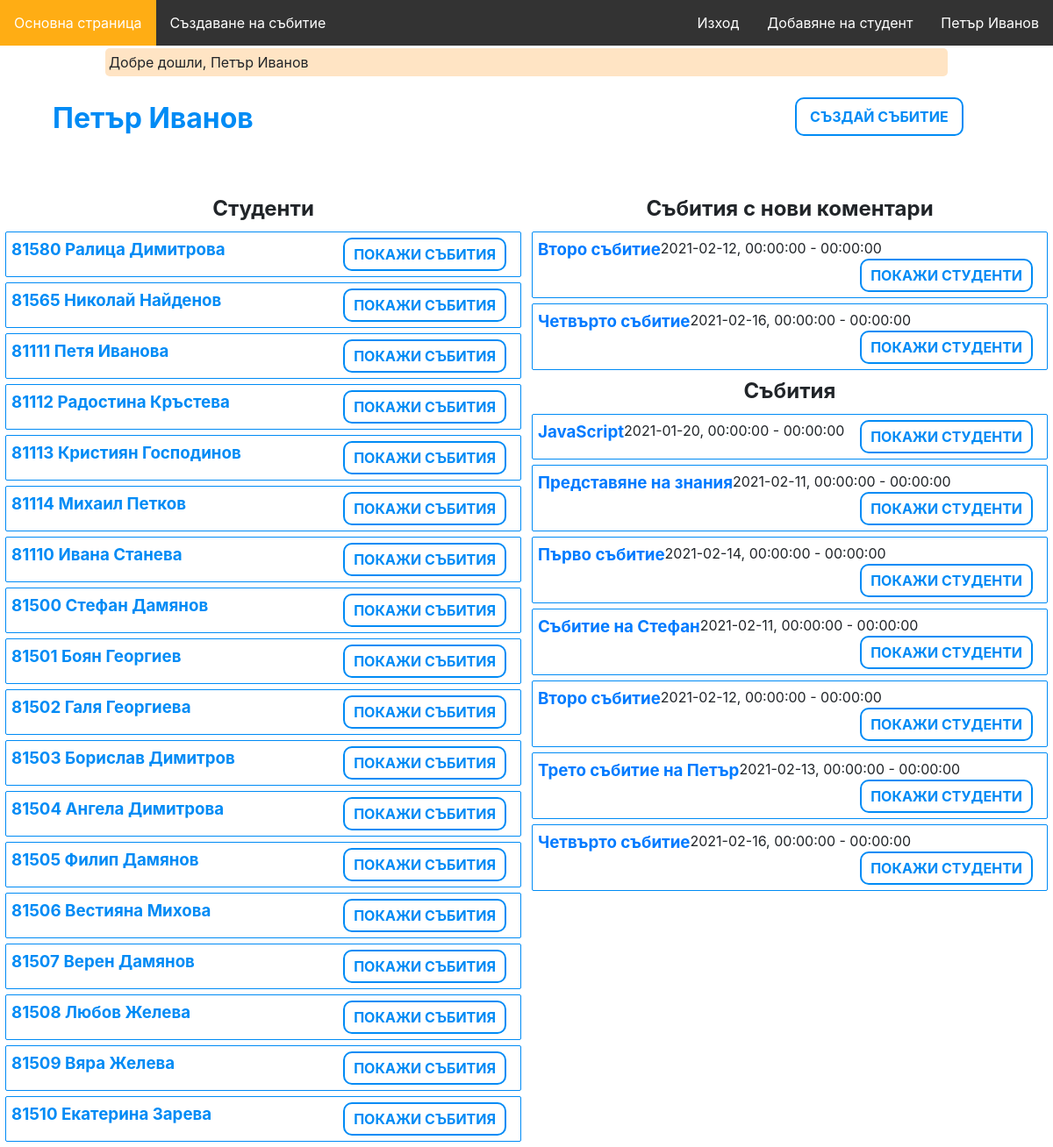
Screenshot of /dashboard (signed in) with the database file from the repository.
### tables this page shows
CREATE TABLE `events` (
  `id` int(10) UNSIGNED NOT NULL,
  `name` varchar(50) NOT NULL,
  `description` text DEFAULT NULL,
  `date` date NOT NULL,
  `start` time DEFAULT NULL,
  `end` time DEFAULT NULL,
  `teacher_id` int(10) UNSIGNED NOT NULL
);

CREATE TABLE `student` (
  `id` int(11) NOT NULL,
  `first_name` varchar(255) NOT NULL,
  `last_name` varchar(255) NOT NULL,
  `faculty_number` int(11) NOT NULL
);

### app/routes.php (called while the page is built, shortened)
<?php
$router = new Router();
$router->get('/login', 'AuthController@showLogin');
$router->post('/login', 'AuthController@login');
$router->get('/register', 'AuthController@showRegister');
$router->post('/enter-teacher', 'AuthController@register');
$router->get('/logout', 'AuthController@logout');
$router->get('/studentsLogin', 'AuthController@showStudentsLogin');
$router->post('/studentsLogin', 'AuthController@studentsLogin');
$router->get('/event/create', 'EventsController@create');
$router->post('/event', 'EventsController@store');
$router->get('/event/{id}', 'EventsController@show');
$router->post('/event/{id}/import', 'AttendanceController@import');
$router->get('/event/{id}/edit', 'EventsController@edit');
$router->put('/event/{id}', 'EventsController@update');
$router->delete('/event/{id}', 'EventsController@delete');
$router->get('/student/create', 'StudentsController@create');
$router->post('/student', 'StudentsController@store');
$router->get('/attendance', 'AttendanceController@show');
$router->get('/', 'UsersController@showFrontPage');
$router->post('/front_page', 'HomeController@frontPage_method');
$router->get('/dashboard', 'HomeController@showDashboard');

### core/bootstrap.php (called while the page is built, shortened)
<?php
require_once('autoloader.php');
require_once('helpers.php');
$config['database'] = require_once('../config/database.php');
$config['app'] = require_once('../config/app.php');
require_once('../app/routes.php');

### public/index.php (called while the page is built)
<?php
require_once './../core/bootstrap.php';

### app/Services/Auth.php (called while the page is built, shortened)
<?php
class Auth
{
    public static function checkTeacher()
    {
        return array_key_exists('teacherId', $_SESSION) && is_numeric($_SESSION['teacherId']) && !self::checkStudent();
    }
    public static function checkStudent()
    {
        return array_key_exists('fn', $_SESSION) && is_numeric($_SESSION['fn']) && !self::checkTeacher();
    }
}

### core/autoloader.php (called while the page is built, shortened)
<?php
spl_autoload_register(function ($class) {
    $prefixes = [
        'App' => 'app',
        'Core' => 'core'
    ];
    foreach ($prefixes as $prefix => $dirname) {
        $base_dir = __DIR__ . "/../$dirname/";
        $len = mb_strlen($prefix);
        if (strncmp($prefix, $class, $len) !== 0) {
            continue;
        }
        $relative_class = substr($class, $len);
        $file = $base_dir . str_replace('\\', '/', $relative_class) . '.php';
        if (file_exists($file)) {
            break;
        }
    }
});

### config/database.php (called while the page is built)
<?php
return [
    'host' => 'localhost',
    'database' => 'web-technologies',
    'user' => 'root',
    'password' => '',
    'pdo' => [
        \PDO::ATTR_DEFAULT_FETCH_MODE => \PDO::FETCH_ASSOC,
        \PDO::ATTR_ERRMODE => \PDO::ERRMODE_EXCEPTION
    ]
];

### config/app.php (called while the page is built)
<?php
return [
    'url' => 'http://web-technologies.devv',
];

### core/Database.php (called while the page is built, shortened)
<?php
class Database
{
    private static $instance = null;
    private function __construct()
    {
        $db = config('database');
        $this->connection = new PDO(
            'mysql:host=' . $db['host'] . ';dbname=' . $db['database'],
            $db['user'],
            $db['password'],
            $db['pdo']
        );
        self::$instance = $this;
    }
    public static function getConnection()
    {
        if (self::$instance == null) {
            self::$instance = new self();
        }
        return self::$instance->connection;
    }
}

### app/Models/Comment.php (called while the page is built, shortened)
<?php
class Comment extends Model
{
    public static function extractEventsWithPendingComments($teacherId){
        $sql = "SELECT * FROM events WHERE id IN (SELECT event_id FROM comments WHERE pending = 1) AND teacher_id=:teacherId";
        $preparedStmt = \Core\Database::getConnection()->prepare($sql);
        try {
            $preparedStmt->execute(["teacherId" => $teacherId]);
        } catch (\PDOException $e) {
            $errMsg = $e->getMessage();
            $query = ["successfullyExecuted" => false, "errMessage" => $errMsg];
                return $query;
        }
        $events_assoc = $preparedStmt->fetchAll(\PDO::FETCH_ASSOC);
        if ($events_assoc) {
            $query = ["successfullyExecuted" => true, "thereAreEvents" => true,
            "eventsWithPendingComments" => $events_assoc, "numberOfComments" => count($events_assoc)];
            return $query;
        } else {
            $query = ["successfullyExecuted" => true, "thereAreEvents" => false];
            return $query;
        }
    }
    public static function extractEventsWithoutPendingComments($teacherId){
        $sql = "
        SELECT * FROM events WHERE id IN (SELECT event_id FROM comments WHERE pending = 0) OR NOT (id IN (SELECT event_id FROM comments WHERE pending = 1) AND (teacher_id=14))";
        $preparedStmt = \Core\Database::getConnection()->prepare($sql);
        try {
            $preparedStmt->execute(["teacherId" => $teacherId]);
        } catch (\PDOException $e) {
            $errMsg = $e->getMessage();
            $query = ["successfullyExecuted" => false, "errMessage" => $errMsg];
                return $query;
        }
        $events_assoc = $preparedStmt->fetchAll(\PDO::FETCH_ASSOC);
        if ($events_assoc) {
            $query = ["successfullyExecuted" => true, "thereAreEvents" => true,
            "eventsWithoutPendingComments" => $events_assoc];
            return $query;
        } else {
            $query = ["successfullyExecuted" => true, "thereAreEvents" => false];
            return $query;
        }
    }
}

### app/Views/dashboard.php (the view, shortened to what this page needs)
<?php require_once('includes/header.php'); ?>
<link rel="stylesheet" href="/dashboard.css">
<main>
    <div id="header">
        <?php if (\App\Services\Auth::checkTeacher()) : ?>
            <h1 id="name">
                <?= $_SESSION['firstName'] . ' ' . $_SESSION['lastName'] ?>
            </h1>
        <?php endif; ?>
        <div id="buttons">
            <?php if (\App\Services\Auth::checkTeacher()) : ?>
                <a href="/event/create" id="createEventBtn">
                    Създай събитие
                </a>
            <?php endif; ?>
        </div>
        <hr>
    </div>
    <section id="eventsStatistics">
        <?php if (\App\Services\Auth::checkTeacher()) : ?>
            <h2>
                Събития с нови коментари
            </h2>
            <ul>
                <?php foreach ($data['eventsWithPendingComments'] as $event) : ?>
                    <li class="event">
                        <h3><a href="/event/<?= $event['id'] ?>" class="link"><?= $event['name'] ?></a></h3>
                        <?php echo $event['date'] . ', ' . $event['start'] . ' - ' . $event['end'] ?>
                        <button class="showStudents" data-show="">Покажи студенти</button>
                    </li>
                <?php endforeach; ?>
            </ul>
            <h2>
                Събития
            </h2>
            <ul id="eventsList">
                <?php foreach ($data['eventsWithoutPendingComments'] as $event) : ?>
                    <li class="event">
                        <h3><a href="/event/<?= $event['id'] ?>" class="link"><?= $event['name'] ?></a></h3>
                        <?php echo $event['date'] . ', ' . $event['start'] . ' - ' . $event['end'] ?>
                        <button class="showStudents" data-show="">Покажи студенти</button>
                    </li>
                <?php endforeach; ?>
            </ul>
        <?php endif; ?>
    </section>
    <section id="studentsStatistics">
        <h2>Студенти</h2>
        <ol id="studentsList">
            <?php foreach ($data['students'] as $student) : ?>
                <li class="student">
                    <h3>
                        <?php
                        echo $student['faculty_number'] . ' ';
                        echo $student['first_name'] . ' ';
                        echo $student['last_name'];
                        ?>
                    </h3>
                    <button class="showEvents" data-show="">Покажи събития</button>
                </li>
            <?php endforeach; ?>
        </ol>
    </section>
</main>
</body>
</html>
<?php require_once('includes/footer.php'); ?>

### rows the page displays
events: name "Второ събитие", date "2021-02-12", start "00:00:00", end "00:00:00"
events: name "Четвърто събитие", date "2021-02-16", start "00:00:00", end "00:00:00"
events: name "JavaScript", date "2021-01-20", start "00:00:00", end "00:00:00"
events: name "Представяне на знания", date "2021-02-11", start "00:00:00", end "00:00:00"
events: name "Първо събитие", date "2021-02-14", start "00:00:00", end "00:00:00"
events: name "Събитие на Стефан", date "2021-02-11", start "00:00:00", end "00:00:00"
events: name "Трето събитие на Петър", date "2021-02-13", start "00:00:00", end "00:00:00"
student: faculty_number "81580", first_name "Ралица", last_name "Димитрова"
student: faculty_number "81565", first_name "Николай", last_name "Найденов"
student: faculty_number "81111", first_name "Петя", last_name "Иванова"
student: faculty_number "81112", first_name "Радостина", last_name "Кръстева"
student: faculty_number "81113", first_name "Кристиян", last_name "Господинов"
student: faculty_number "81114", first_name "Михаил", last_name "Петков"
student: faculty_number "81110", first_name "Ивана", last_name "Станева"
student: faculty_number "81500", first_name "Стефан", last_name "Дамянов"
student: faculty_number "81501", first_name "Боян", last_name "Георгиев"
student: faculty_number "81502", first_name "Галя", last_name "Георгиева"
student: faculty_number "81503", first_name "Борислав", last_name "Димитров"
student: faculty_number "81504", first_name "Ангела", last_name "Димитрова"
student: faculty_number "81505", first_name "Филип", last_name "Дамянов"
student: faculty_number "81506", first_name "Вестияна", last_name "Михова"
student: faculty_number "81507", first_name "Верен", last_name "Дамянов"
student: faculty_number "81508", first_name "Любов", last_name "Желева"
student: faculty_number "81509", first_name "Вяра", last_name "Желева"
student: faculty_number "81510", first_name "Екатерина", last_name "Зарева"

### other values shown
$_SESSION['firstName'] "Петър"
$_SESSION['lastName'] "Иванов"
p($_SESSION[$message]) "Добре дошли, Петър Иванов"
